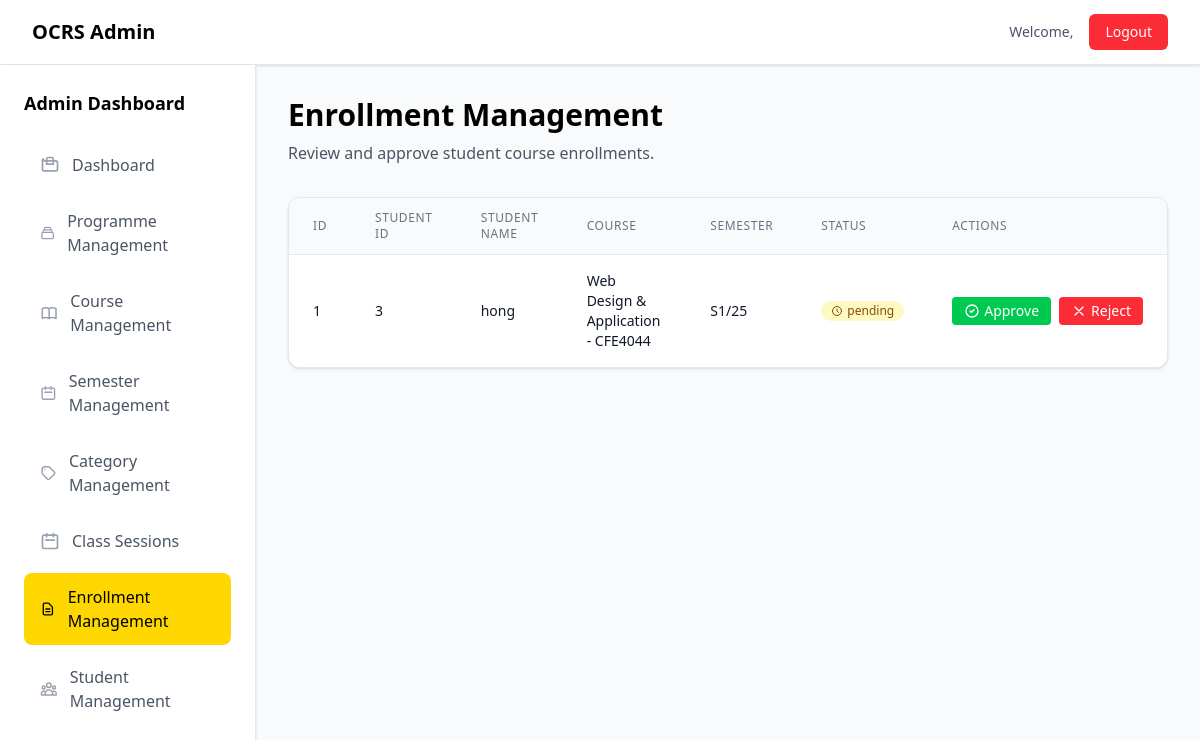
The page /admin/enrollment.php on the database its author committed.
### tables this page shows
CREATE TABLE `enrollments` (
  `enrollment_id` int(11) NOT NULL,
  `session_id` int(11) NOT NULL,
  `student_id` int(11) NOT NULL,
  `status` enum('enrolled','pending','rejected','') NOT NULL,
  `created_at` datetime NOT NULL,
  `updated_at` datetime NOT NULL
);

CREATE TABLE `users` (
  `user_id` int(11) NOT NULL,
  `username` varchar(100) NOT NULL,
  `email` varchar(100) NOT NULL,
  `password` varchar(100) NOT NULL,
  `role` enum('user','admin') NOT NULL,
  `status` enum('approved','pending','rejected') NOT NULL,
  `is_active` tinyint(4) NOT NULL,
  `created_at` datetime NOT NULL,
  `updated_at` datetime NOT NULL
);

CREATE TABLE `courses` (
  `course_id` int(11) NOT NULL,
  `course_code` varchar(100) NOT NULL,
  `course_name` varchar(100) NOT NULL,
  `description` text NOT NULL,
  `credits` decimal(5,2) NOT NULL,
  `prog_id` int(11) NOT NULL,
  `created_by` int(11) NOT NULL,
  `created_at` datetime NOT NULL,
  `updated_at` datetime NOT NULL
);

CREATE TABLE `class_sessions` (
  `session_id` int(11) NOT NULL,
  `course_id` int(11) NOT NULL,
  `instructor_id` int(11) NOT NULL,
  `semester` varchar(100) NOT NULL,
  `capacity` int(11) NOT NULL,
  `created_by` int(11) NOT NULL,
  `created_at` datetime NOT NULL,
  `updated_at` datetime NOT NULL
);

### backend/enrollment_controller.php (called while the page is built, shortened)
<?php
    class EnrollmentController {
        private $pdo;
        public function __construct($pdo) {
            $this->pdo = $pdo;
        }
        public function CheckEnrollment() {
            $stmt = $this->pdo->prepare("
                SELECT e.*, u.user_id as student_id, u.username, cs.semester, c.course_code, c.course_name
                FROM enrollments e
                JOIN class_sessions cs ON e.session_id = cs.session_id
                JOIN courses c ON cs.course_id = c.course_id
                JOIN users u ON e.student_id = u.user_id
                WHERE e.status='pending'
                ORDER BY e.created_at DESC
            ");
            $stmt->execute();
            return $stmt->fetchAll(PDO::FETCH_ASSOC);
        }
    }

### admin/enrollment.php (the view, shortened to what this page needs)
<?php
    require_once '../header.php';
    require_once '../backend/enrollment_controller.php';
    $enrollment = new EnrollmentController($pdo);
    $enrollments = $enrollment->CheckEnrollment();
?>
<div class="min-h-screen bg-gray-50">
    <div class="bg-white shadow-sm border-b border-gray-200">
        <div class="max-w-7xl mx-auto px-4 sm:px-6 lg:px-8">
            <div class="flex justify-between items-center h-16">
                <div class="flex items-center">
                    <h1 class="text-xl font-bold text-black">OCRS Admin</h1>
                </div>
                <div class="flex items-center space-x-4">
                    <span class="text-sm text-gray-600">
                        Welcome, <?php echo htmlspecialchars($_SESSION['user']['username']); ?>
                    </span>
                    <a href="../backend/logout.php" class="bg-red-500 text-white px-4 py-2 rounded-md text-sm font-medium hover:bg-red-600 transition-colors duration-200">
                        Logout
                    </a>
                </div>
            </div>
        </div>
    </div>
    <div class="flex min-h-screen">
        <div class="w-64 bg-white shadow-sm border-r border-gray-200">
            <div class="p-6">
                <h2 class="text-lg font-semibold text-black mb-6">Admin Dashboard</h2>
                <nav class="space-y-2">
                    <a href="dashboard.php" class="flex items-center px-4 py-3 text-gray-600 rounded-lg hover:bg-[#FFD700] hover:text-black transition-colors duration-200 group">
                        Dashboard
                    </a>
                    <a href="programme.php" class="flex items-center px-4 py-3 text-gray-600 rounded-lg hover:bg-[#FFD700] hover:text-black transition-colors duration-200 group">
                        Programme Management
                    </a>
                    <a href="course.php" class="flex items-center px-4 py-3 text-gray-600 rounded-lg hover:bg-[#FFD700] hover:text-black transition-colors duration-200 group">
                        Course Management
                    </a>
                    <a href="semester.php" class="flex items-center px-4 py-3 text-gray-600 rounded-lg hover:bg-[#FFD700] hover:text-black transition-colors duration-200 group">
                        <svg class="w-5 h-5 mr-3 text-gray-400 group-hover:text-black" fill="none" stroke="currentColor" viewBox="0 0 24 24">
                            <path stroke-linecap="round" stroke-linejoin="round" stroke-width="2" d="M8 7V3m8 4V3m-9 8h10M5 21h14a2 2 0 002-2V7a2 2 0 00-2-2H5a2 2 0 00-2 2v12a2 2 0 002 2z"></path>
                        </svg>
                        Semester Management
                    </a>
                    <a href="category.php" class="flex items-center px-4 py-3 text-gray-600 rounded-lg hover:bg-[#FFD700] hover:text-black transition-colors duration-200 group">
                        Category Management
                    </a>
                    <a href="class_session.php" class="flex items-center px-4 py-3 text-gray-600 rounded-lg hover:bg-[#FFD700] hover:text-black transition-colors duration-200 group">
                        <svg class="w-5 h-5 mr-3 text-gray-400 group-hover:text-black" fill="none" stroke="currentColor" viewBox="0 0 24 24">
                            <path stroke-linecap="round" stroke-linejoin="round" stroke-width="2" d="M8 7V3m8 4V3m-9 8h10M5 21h14a2 2 0 002-2V7a2 2 0 00-2-2H5a2 2 0 00-2 2v12a2 2 0 002 2z"></path>
                        </svg>
                        Class Sessions
                    </a>
                    <a href="enrollment.php" class="flex items-center px-4 py-3 text-black bg-[#FFD700] rounded-lg group">
                        <svg class="w-5 h-5 mr-3 text-black" fill="none" stroke="currentColor" viewBox="0 0 24 24">
                            <path stroke-linecap="round" stroke-linejoin="round" stroke-width="2" d="M9 12h6m-6 4h6m2 5H7a2 2 0 01-2-2V5a2 2 0 012-2h5.586a1 1 0 01.707.293l5.414 5.414a1 1 0 01.293.707V19a2 2 0 01-2 2z"></path>
                        </svg>
                        Enrollment Management
                    </a>
                    <a href="student.php" class="flex items-center px-4 py-3 text-gray-600 rounded-lg hover:bg-[#FFD700] hover:text-black transition-colors duration-200 group">
                        Student Management
                    </a>
                </nav>
            </div>
        </div>
        <div class="flex-1 p-8">
            <div class="mb-8">
                <h1 class="text-3xl font-bold text-black mb-2">Enrollment Management</h1>
                <p class="text-gray-600">Review and approve student course enrollments.</p>
            </div>
            <div class="bg-white rounded-xl shadow-sm border border-gray-200 overflow-hidden">
                <?php if($enrollments): ?>
                    <div class="overflow-x-auto">
                        <table class="w-full">
                            <thead class="bg-gray-50 border-b border-gray-200">
                                <tr>
                                    <th class="px-6 py-3 text-left text-xs font-medium text-gray-500 uppercase tracking-wider">ID</th>
                                    <th class="px-6 py-3 text-left text-xs font-medium text-gray-500 uppercase tracking-wider">Student ID</th>
                                    <th class="px-6 py-3 text-left text-xs font-medium text-gray-500 uppercase tracking-wider">Student Name</th>
                                    <th class="px-6 py-3 text-left text-xs font-medium text-gray-500 uppercase tracking-wider">Course</th>
                                    <th class="px-6 py-3 text-left text-xs font-medium text-gray-500 uppercase tracking-wider">Semester</th>
                                    <th class="px-6 py-3 text-left text-xs font-medium text-gray-500 uppercase tracking-wider">Status</th>
                                    <th class="px-6 py-3 text-left text-xs font-medium text-gray-500 uppercase tracking-wider">Actions</th>
                                </tr>
                            </thead>
                            <tbody class="bg-white divide-y divide-gray-200">
                                <?php foreach($enrollments as $enrollment): ?>
                                    <tr class="hover:bg-gray-50 transition-colors duration-200">
                                        <td class="px-6 py-4 whitespace-nowrap text-sm text-gray-900"><?php echo htmlspecialchars($enrollment['enrollment_id']); ?></td>
                                        <td class="px-6 py-4 whitespace-nowrap text-sm text-gray-900"><?php echo htmlspecialchars($enrollment['student_id']); ?></td>
                                        <td class="px-6 py-4 whitespace-nowrap text-sm font-medium text-gray-900"><?php echo htmlspecialchars($enrollment['username']); ?></td>
                                        <td class="px-6 py-4 text-sm text-gray-900"><?php echo htmlspecialchars($enrollment['course_code'] . ' - ' . $enrollment['course_name']); ?></td>
                                        <td class="px-6 py-4 whitespace-nowrap text-sm text-gray-900"><?php echo htmlspecialchars($enrollment['semester']); ?></td>
                                        <td class="px-6 py-4 whitespace-nowrap">
                                            <span class="inline-flex items-center px-2.5 py-0.5 rounded-full text-xs font-medium bg-yellow-100 text-yellow-800">
                                                <svg class="w-3 h-3 mr-1" fill="none" stroke="currentColor" viewBox="0 0 24 24">
                                                    <path stroke-linecap="round" stroke-linejoin="round" stroke-width="2" d="M12 8v4l3 3m6-3a9 9 0 11-18 0 9 9 0 0118 0z"></path>
                                                </svg>
                                                <?php echo htmlspecialchars($enrollment['status']); ?>
                                            </span>
                                        </td>
                                        <td class="px-6 py-4 whitespace-nowrap text-sm font-medium">
                                            <div class="flex space-x-2">
                                                <a href="../backend/enrollment_controller.php?id=<?php echo $enrollment['enrollment_id'];?>&status=approved" onclick="return confirm('Are you sure you want to approve this enrollment?')"
                                                   class="inline-flex items-center px-3 py-1 bg-green-500 text-white rounded text-sm hover:bg-green-600 transition-colors duration-200">
                                                    <svg class="w-4 h-4 mr-1" fill="none" stroke="currentColor" viewBox="0 0 24 24">
                                                        <path stroke-linecap="round" stroke-linejoin="round" stroke-width="2" d="M9 12l2 2 4-4m6 2a9 9 0 11-18 0 9 9 0 0118 0z"></path>
                                                    </svg>
                                                    Approve
                                                </a>
                                                <a href="../backend/enrollment_controller.php?id=<?php echo $enrollment['enrollment_id'];?>&status=rejected" onclick="return confirm('Are you sure you want to reject this enrollment?')"
                                                   class="inline-flex items-center px-3 py-1 bg-red-500 text-white rounded text-sm hover:bg-red-600 transition-colors duration-200">
                                                    <svg class="w-4 h-4 mr-1" fill="none" stroke="currentColor" viewBox="0 0 24 24">
                                                        <path stroke-linecap="round" stroke-linejoin="round" stroke-width="2" d="M6 18L18 6M6 6l12 12"></path>
                                                    </svg>
                                                    Reject
                                                </a>
                                            </div>
                                        </td>
                                    </tr>
                                <?php endforeach; ?>
                            </tbody>
                        </table>
                    </div>
                <?php endif; ?>
            </div>
        </div>
    </div>
</div>
<?php
    require_once '../footer.php';
?>

### rows shown on the page
enrollments: enrollment_id "1", users.user_id "3", users.username "hong", courses.course_code+course_name "Web Design & Application - CFE4044", session.semester "S1/25", status "pending"
